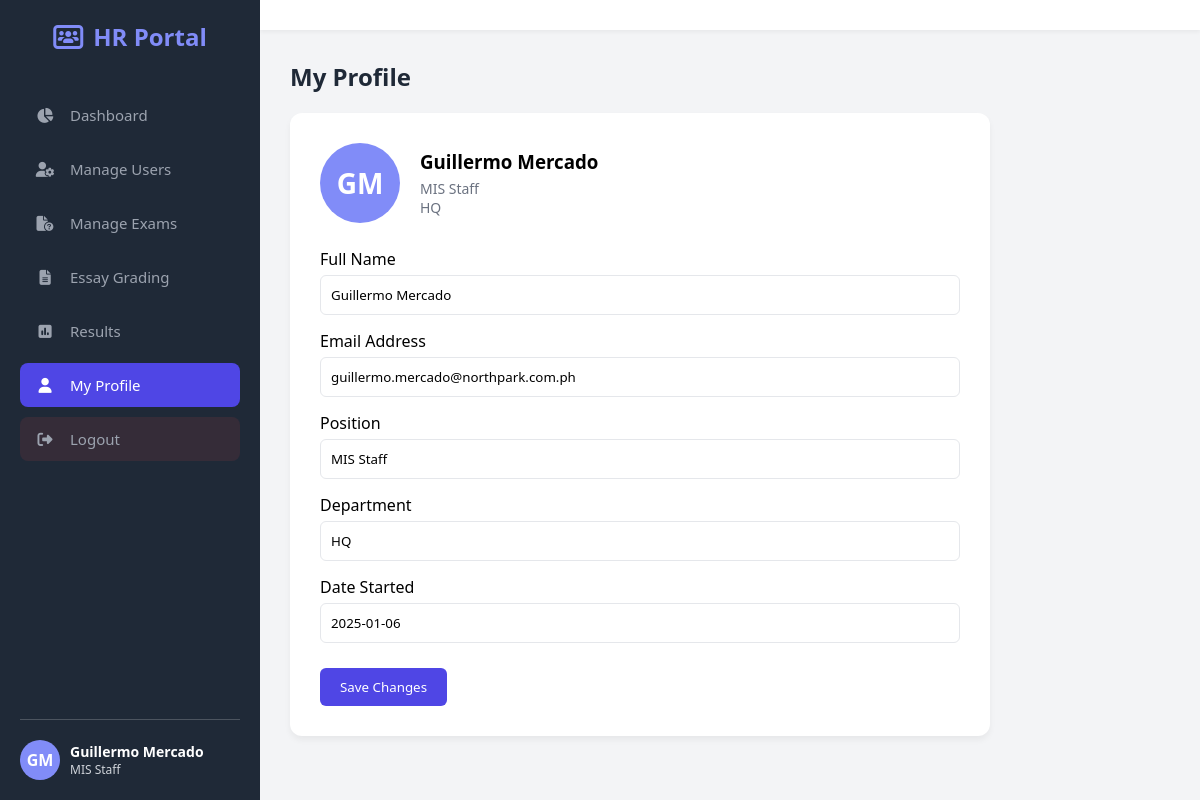
The page /hr/profile.php (signed in) on the database its author committed.
### tables this page shows
CREATE TABLE `users` (
  `id` int(11) NOT NULL,
  `full_name` varchar(150) NOT NULL,
  `employee_number` varchar(50) NOT NULL,
  `branch` varchar(100) NOT NULL,
  `position` varchar(100) NOT NULL,
  `date_started` date NOT NULL,
  `email` varchar(150) NOT NULL,
  `username` varchar(100) NOT NULL,
  `password` varchar(255) NOT NULL,
  `role` enum('Administrator','HR','Employee') NOT NULL DEFAULT 'Employee',
  `status` enum('Pending','Approved','Rejected','Inactive') NOT NULL DEFAULT 'Pending',
  `profile_photo` varchar(255) DEFAULT NULL,
  `date_created` timestamp NOT NULL DEFAULT current_timestamp()
);

### hr/profile.php (the view, shortened to what this page needs)
<?php
require_once __DIR__ . '/../config/db.php';
$user_id = $_SESSION['user_id'] ?? null;
$stmtUser = $pdo->prepare("
    SELECT full_name, employee_number, branch, position, date_started, email, profile_photo
    FROM users
    WHERE id = ?
");
$stmtUser->execute([$user_id]);
$user = $stmtUser->fetch(PDO::FETCH_ASSOC);
$avatarPhoto = $user['profile_photo'];
$avatarInitials = implode('', array_map(fn($w) => strtoupper($w[0]), explode(' ', $user['full_name'])));
?>
<!DOCTYPE html>
<html lang="en">
<head>
<link rel="stylesheet" href="https://cdnjs.cloudflare.com/ajax/libs/font-awesome/6.4.0/css/all.min.css">
</head>
<body>
<nav class="sidebar">
  <div class="logo">
    <i class="fa-solid fa-users-rectangle"></i> HR Portal
  </div>
  <ul class="nav-links">
    <li><a href="index.php"><i class="fa-solid fa-chart-pie"></i> Dashboard</a></li>
    <li><a href="manage_users.php"><i class="fa-solid fa-user-gear"></i> Manage Users</a></li>
    <li><a href="manage_exams.php"><i class="fa-solid fa-file-circle-question"></i> Manage Exams</a></li>
    <li><a href="essay_grading.php"><i class="fa-solid fa-file-lines"></i> Essay Grading</a></li>
    <li><a href="results.php"><i class="fa-solid fa-square-poll-vertical"></i> Results</a></li>
    <li><a href="profile.php" class="active"><i class="fa-solid fa-user"></i> My Profile</a></li>
    <a href="../config/logout.php" class="logout-btn" onclick="return confirmLogout();">
  <i class="fa-solid fa-right-from-bracket"></i> Logout
</a> </ul>
  <div class="profile-footer" style="margin-top:auto; padding-top:20px; border-top:1px solid rgba(255,255,255,0.2); display:flex; align-items:center; gap:10px;">
    <div class="avatar" style="width:40px; height:40px; font-size:16px; flex-shrink:0; display:flex; align-items:center; justify-content:center; background-color:#818cf8; color:white; border-radius:50%;">
      <?php if($avatarPhoto && file_exists("../uploads/{$avatarPhoto}")): ?>
        <img src="../uploads/<?= htmlspecialchars($avatarPhoto) ?>" alt="Profile" style="width:100%;height:100%;border-radius:50%;">
      <?php else: ?>
        <?= $avatarInitials ?>
      <?php endif; ?>
    </div>
    <div style="color:white;">
      <div style="font-size:14px; font-weight:600;"><?= htmlspecialchars($user['full_name']) ?></div>
      <div style="font-size:12px; color:#d1d5db;"><?= htmlspecialchars($user['position']) ?></div>
    </div>
  </div>
</nav>
<div class="main-content">
<header class="top-header">
</header>
<div class="content-area">
<h2 class="section-title">My Profile</h2>
<div class="profile-card">
<div class="profile-header">
<div class="profile-avatar">
<?php if($avatarPhoto && file_exists("../uploads/{$avatarPhoto}")): ?>
<img src="../uploads/<?= htmlspecialchars($avatarPhoto) ?>" alt="Profile" style="width:100%;height:100%;border-radius:50%;">
<?php else: ?>
<?= $avatarInitials ?>
<?php endif; ?>
</div>
<div class="profile-info">
<h3><?= htmlspecialchars($user['full_name']) ?></h3>
<p><?= htmlspecialchars($user['position']) ?></p>
<p><?= htmlspecialchars($user['branch']) ?></p>
</div>
</div>
<form>
<div class="form-group">
<label>Full Name</label>
<input type="text" value="<?= htmlspecialchars($user['full_name']) ?>">
</div>
<div class="form-group">
<label>Email Address</label>
<input type="email" value="<?= htmlspecialchars($user['email']) ?>">
</div>
<div class="form-group">
<label>Position</label>
<input type="text" value="<?= htmlspecialchars($user['position']) ?>">
</div>
<div class="form-group">
<label>Department</label>
<input type="text" value="<?= htmlspecialchars($user['branch']) ?>">
</div>
<div class="form-group">
<label>Date Started</label>
<input type="text" value="<?= htmlspecialchars($user['date_started']) ?>" readonly>
</div>
<button class="btn">Save Changes</button>
</form>
</div>
</div>
</div>
</body>
</html>

### hr/profile.php (style rules this page uses)
:root { --primary-color:#4f46e5; --secondary-color:#818cf8; --bg-color:#f3f4f6; --sidebar-bg:#1f2937; --text-light:#ffffff; --text-dark:#1f2937; --card-bg:#ffffff; --danger:#ef4444; --success:#10b981; }
* { margin:0; padding:0; box-sizing:border-box; font-family:'Segoe UI',Tahoma,Geneva,Verdana,sans-serif; }
body { display:flex; background-color:var(--bg-color); height:100vh; overflow:hidden; }
.sidebar { width:260px; background-color:var(--sidebar-bg); color:var(--text-light); display:flex; flex-direction:column; padding:20px; }
.logo { font-size:24px; font-weight:bold; margin-bottom:40px; text-align:center; color:var(--secondary-color); display:flex; align-items:center; justify-content:center; gap:10px; }
.nav-links { list-style:none; flex-grow:1; }
.nav-links li { margin-bottom:10px; }
.nav-links a { text-decoration:none; color:#9ca3af; padding:12px 15px; display:flex; align-items:center; gap:15px; border-radius:8px; transition:0.2s; font-size:15px; }
.nav-links a:hover, .nav-links a.active { background-color:var(--primary-color); color:white; }
.nav-links a i { width:20px; text-align:center; }
.logout-btn { margin-top:auto; background-color:rgba(239,68,68,0.1); color:var(--danger); }
.main-content { flex:1; display:flex; flex-direction:column; overflow-y:auto; }
.top-header { background-color:var(--card-bg); padding:15px 30px; display:flex; justify-content:space-between; align-items:center; box-shadow:0 2px 4px rgba(0,0,0,0.05); }
.avatar { width:40px; height:40px; background-color:var(--secondary-color); border-radius:50%; display:flex; align-items:center; justify-content:center; color:white; font-weight:bold; }
.content-area { padding:30px; }
.section-title { margin-bottom:20px; color:var(--text-dark); }
.profile-card { background:var(--card-bg); padding:30px; border-radius:12px; box-shadow:0 4px 6px rgba(0,0,0,0.05); max-width:700px; }
.profile-header { display:flex; align-items:center; gap:20px; margin-bottom:25px; }
.profile-avatar { width:80px; height:80px; background:var(--secondary-color); border-radius:50%; display:flex; align-items:center; justify-content:center; color:white; font-size:28px; font-weight:bold; }
.profile-info h3 { margin-bottom:5px; }
.profile-info p { color:#6b7280; font-size:14px; }
.form-group { margin-bottom:15px; }
label { display:block; margin-bottom:5px; font-weight:500; }
input { width:100%; padding:10px; border:1px solid #e5e7eb; border-radius:6px; outline:none; }
.btn { margin-top:10px; padding:10px 20px; background:var(--primary-color); border:none; border-radius:6px; color:white; cursor:pointer; transition:0.2s; }

### rows shown on the page
users: full_name "GM", full_name "Guillermo Mercado", position "MIS Staff", branch "HQ", email "guillermo.mercado@northpark.com.ph", date_started "2025-01-06"
